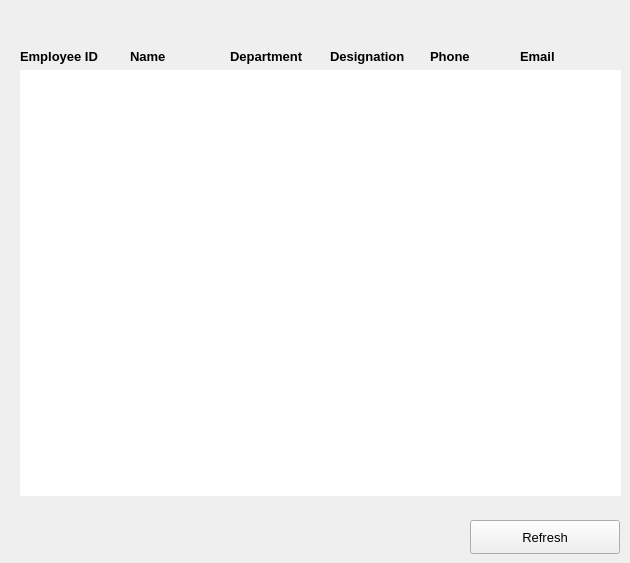
      <widget class="QWidget" name="tab_8">
       <attribute name="title">
        <string>delete</string>
       </attribute>
       <widget class="QLabel" name="label_49">
        <property name="geometry">
         <rect>
          <x>20</x>
          <y>40</y>
          <width>111</width>
          <height>34</height>
         </rect>
        </property>
        <property name="font">
         <font>
          <pointsize>10</pointsize>
          <bold>true</bold>
         </font>
        </property>
        <property name="styleSheet">
         <string notr="true">#label_29
{
	color:white;
	background:#11110E;
padding-left:10px;
}</string>
        </property>
        <property name="text">
         <string>&lt;html&gt;&lt;head/&gt;&lt;body&gt;&lt;p&gt;    Employee ID&lt;/p&gt;&lt;/body&gt;&lt;/html&gt;</string>
        </property>
       </widget>
       <widget class="QLabel" name="label_50">
        <property name="geometry">
         <rect>
          <x>130</x>
          <y>40</y>
          <width>101</width>
          <height>34</height>
         </rect>
        </property>
        <property name="font">
         <font>
          <pointsize>10</pointsize>
          <bold>true</bold>
         </font>
        </property>
        <property name="styleSheet">
         <string notr="true">#label_30
{
	color:white;
	background:#11110E;
	padding-left:5px;
}</string>
        </property>
        <property name="text">
         <string>&lt;html&gt;&lt;head/&gt;&lt;body&gt;&lt;p&gt;Name&lt;/p&gt;&lt;/body&gt;&lt;/html&gt;</string>
        </property>
       </widget>
       <widget class="QLabel" name="label_51">
        <property name="geometry">
         <rect>
          <x>230</x>
          <y>40</y>
          <width>101</width>
          <height>34</height>
         </rect>
        </property>
        <property name="font">
         <font>
          <pointsize>10</pointsize>
          <bold>true</bold>
         </font>
        </property>
        <property name="styleSheet">
         <string notr="true">#label_31
{
	color:white;
	background:#11110E;
	padding-left:3px;
}</string>
        </property>
        <property name="text">
         <string>&lt;html&gt;&lt;head/&gt;&lt;body&gt;&lt;p&gt;Department&lt;/p&gt;&lt;/body&gt;&lt;/html&gt;</string>
        </property>
       </widget>
       <widget class="QLabel" name="label_52">
        <property name="geometry">
         <rect>
          <x>330</x>
          <y>40</y>
          <width>101</width>
          <height>34</height>
         </rect>
        </property>
        <property name="font">
         <font>
          <pointsize>10</pointsize>
          <bold>true</bold>
         </font>
        </property>
        <property name="styleSheet">
         <string notr="true">#label_33
{
	color:white;
	background:#11110E;
}</string>
        </property>
        <property name="text">
         <string>&lt;html&gt;&lt;head/&gt;&lt;body&gt;&lt;p&gt;Designation&lt;/p&gt;&lt;/body&gt;&lt;/html&gt;</string>
        </property>
       </widget>
       <widget class="QLabel" name="label_53">
        <property name="geometry">
         <rect>
          <x>430</x>
          <y>40</y>
          <width>91</width>
          <height>34</height>
         </rect>
        </property>
        <property name="font">
         <font>
          <pointsize>10</pointsize>
          <bold>true</bold>
         </font>
        </property>
        <property name="styleSheet">
         <string notr="true">#label_32
{
	color:white;
	background:#11110E;
}</string>
        </property>
        <property name="text">
         <string>&lt;html&gt;&lt;head/&gt;&lt;body&gt;&lt;p&gt;Phone&lt;/p&gt;&lt;/body&gt;&lt;/html&gt;</string>
        </property>
       </widget>
       <widget class="QLabel" name="label_54">
        <property name="geometry">
         <rect>
          <x>520</x>
          <y>40</y>
          <width>101</width>
          <height>34</height>
         </rect>
        </property>
        <property name="font">
         <font>
          <pointsize>10</pointsize>
          <bold>true</bold>
         </font>
        </property>
        <property name="styleSheet">
         <string notr="true">#label_34
{
	color:white;
	background:#11110E;
}</string>
        </property>
        <property name="text">
         <string>&lt;html&gt;&lt;head/&gt;&lt;body&gt;&lt;p&gt;Email&lt;/p&gt;&lt;/body&gt;&lt;/html&gt;</string>
        </property>
       </widget>
       <widget class="QTableView" name="deleteTableView_2">
        <property name="geometry">
         <rect>
          <x>20</x>
          <y>70</y>
          <width>601</width>
          <height>426</height>
         </rect>
        </property>
        <property name="sizePolicy">
         <sizepolicy hsizetype="Fixed" vsizetype="Fixed">
          <horstretch>0</horstretch>
          <verstretch>0</verstretch>
         </sizepolicy>
        </property>
        <property name="focusPolicy">
         <enum>Qt::FocusPolicy::NoFocus</enum>
        </property>
        <property name="autoFillBackground">
         <bool>false</bool>
        </property>
        <property name="frameShape">
         <enum>QFrame::Shape::NoFrame</enum>
        </property>
        <property name="horizontalScrollBarPolicy">
         <enum>Qt::ScrollBarPolicy::ScrollBarAlwaysOff</enum>
        </property>
        <property name="sizeAdjustPolicy">
         <enum>QAbstractScrollArea::SizeAdjustPolicy::AdjustIgnored</enum>
        </property>
        <property name="editTriggers">
         <set>QAbstractItemView::EditTrigger::NoEditTriggers</set>
        </property>
        <property name="tabKeyNavigation">
         <bool>false</bool>
        </property>
        <property name="showDropIndicator" stdset="0">
         <bool>false</bool>
        </property>
        <property name="dragDropOverwriteMode">
         <bool>false</bool>
        </property>
        <property name="alternatingRowColors">
         <bool>true</bool>
        </property>
        <property name="selectionMode">
         <enum>QAbstractItemView::SelectionMode::SingleSelection</enum>
        </property>
        <property name="selectionBehavior">
         <enum>QAbstractItemView::SelectionBehavior::SelectRows</enum>
        </property>
        <property name="textElideMode">
         <enum>Qt::TextElideMode::ElideNone</enum>
        </property>
        <property name="showGrid">
         <bool>false</bool>
        </property>
        <property name="gridStyle">
         <enum>Qt::PenStyle::NoPen</enum>
        </property>
        <property name="cornerButtonEnabled">
         <bool>false</bool>
        </property>
        <attribute name="horizontalHeaderVisible">
         <bool>false</bool>
        </attribute>
        <attribute name="horizontalHeaderMinimumSectionSize">
         <number>30</number>
        </attribute>
        <attribute name="horizontalHeaderDefaultSectionSize">
         <number>120</number>
        </attribute>
       </widget>
       <widget class="QPushButton" name="pushButton_26">
        <property name="geometry">
         <rect>
          <x>470</x>
          <y>520</y>
          <width>150</width>
          <height>34</height>
         </rect>
        </property>
        <property name="font">
         <font>
          <pointsize>10</pointsize>
         </font>
        </property>
        <property name="styleSheet">
         <string notr="true">#pushButton_3
{
	background:#00855C;
	border:none;
	color:white;
}

#pushButton_3:hover
{
	background:#2D2D2D;
	border:2px solid #00855C;
	color:#00855C;
}</string>
        </property>
        <property name="text">
         <string>Refresh</string>
        </property>
       </widget>
      </widget>
